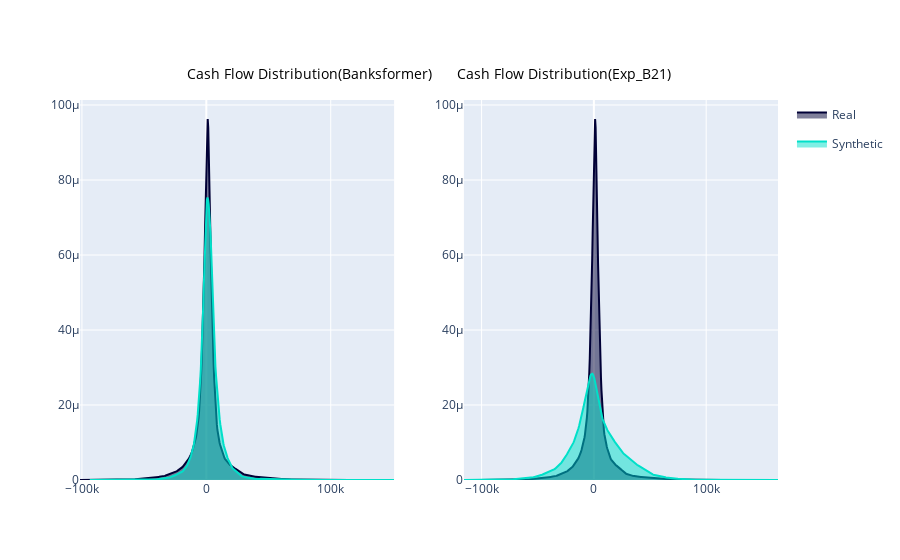

Notebook code cell kept with this figure:
### Code cell
from sdmetrics.reports import utils
from plotly.subplots import make_subplots
import plotly.graph_objs as go

fig1 = utils.get_column_plot(
    real_data=real_cf,
    synthetic_data=synthbf_cf,
    column_name='raw_amount',
    metadata=dic_metadata_cf
)
fig2 = utils.get_column_plot(
    real_data=real_cf,
    synthetic_data=synth_cf,
    column_name = 'raw_amount',
    metadata=dic_metadata_cf
)

# Create subplot with 1 row and 2 columns
subplot_fig = make_subplots(rows=1, cols=2)

# Update subplot with all data traces from fig1 and fig2
for trace in fig1.data:
    subplot_fig.add_trace(trace, row=1, col=1)

for trace in fig2.data:
    trace.showlegend = False
    subplot_fig.add_trace(trace, row=1, col=2)

# subplot_fig.update_yaxes(range=[0, 0.14], row=1, col=1)
# subplot_fig.update_yaxes(range=[0, 0.14], row=1, col=2)

# Set individual subplot titles
subplot_fig.update_layout(
annotations=[
        dict(text="Cash Flow Distribution(Banksformer)", x=0.15, y=1.1, showarrow=False, xref="paper", yref="paper", font=dict(size=14, color="black")),
        dict(text="Cash Flow Distribution(Exp_B21)", x=0.85, y=1.1, showarrow=False, xref="paper", yref="paper", font=dict(size=14, color="black"))
    ]
)

### Figure 1 — Plotly figure (JSON) as saved in the notebook; plotly's stock layout.template omitted (floating-point values rounded to 4 significant figures; data arrays with more than 128 entries replaced by an {"elided": "..."} marker saying what was removed)
{"data": [{"fill": "tozeroy", "hovertemplate": "<b>Real</b><br>Value: %{x}<br>Frequency: %{y}<extra></extra>", "legendgroup": "Real", "marker": {"color": "#000036"}, "mode": "lines", "name": "Real", "showlegend": true, "type": "scatter", "x": {"elided": "500 float values"}, "xaxis": "x", "y": {"elided": "500 float values"}, "yaxis": "y"}, {"fill": "tozeroy", "hovertemplate": "<b>Synthetic</b><br>Value: %{x}<br>Frequency: %{y}<extra></extra>", "legendgroup": "Synthetic", "marker": {"color": "#01E0C9"}, "mode": "lines", "name": "Synthetic", "showlegend": true, "type": "scatter", "x": {"elided": "500 float values"}, "xaxis": "x", "y": {"elided": "500 float values"}, "yaxis": "y"}, {"fill": "tozeroy", "hovertemplate": "<b>Real</b><br>Value: %{x}<br>Frequency: %{y}<extra></extra>", "legendgroup": "Real", "marker": {"color": "#000036"}, "mode": "lines", "name": "Real", "showlegend": false, "type": "scatter", "x": {"elided": "500 float values"}, "xaxis": "x2", "y": {"elided": "500 float values"}, "yaxis": "y2"}, {"fill": "tozeroy", "hovertemplate": "<b>Synthetic</b><br>Value: %{x}<br>Frequency: %{y}<extra></extra>", "legendgroup": "Synthetic", "marker": {"color": "#01E0C9"}, "mode": "lines", "name": "Synthetic", "showlegend": false, "type": "scatter", "x": {"elided": "500 float values"}, "xaxis": "x2", "y": {"elided": "500 float values"}, "yaxis": "y2"}], "layout": {"annotations": [{"font": {"color": "black", "size": 14}, "showarrow": false, "text": "Cash Flow Distribution(Banksformer)", "x": 0.15, "xref": "paper", "y": 1.1, "yref": "paper"}, {"font": {"color": "black", "size": 14}, "showarrow": false, "text": "Cash Flow Distribution(Exp_B21)", "x": 0.85, "xref": "paper", "y": 1.1, "yref": "paper"}], "xaxis": {"anchor": "y", "domain": [0, 0.45]}, "xaxis2": {"anchor": "y2", "domain": [0.55, 1]}, "yaxis": {"anchor": "x", "domain": [0, 1]}, "yaxis2": {"anchor": "x2", "domain": [0, 1]}}}
